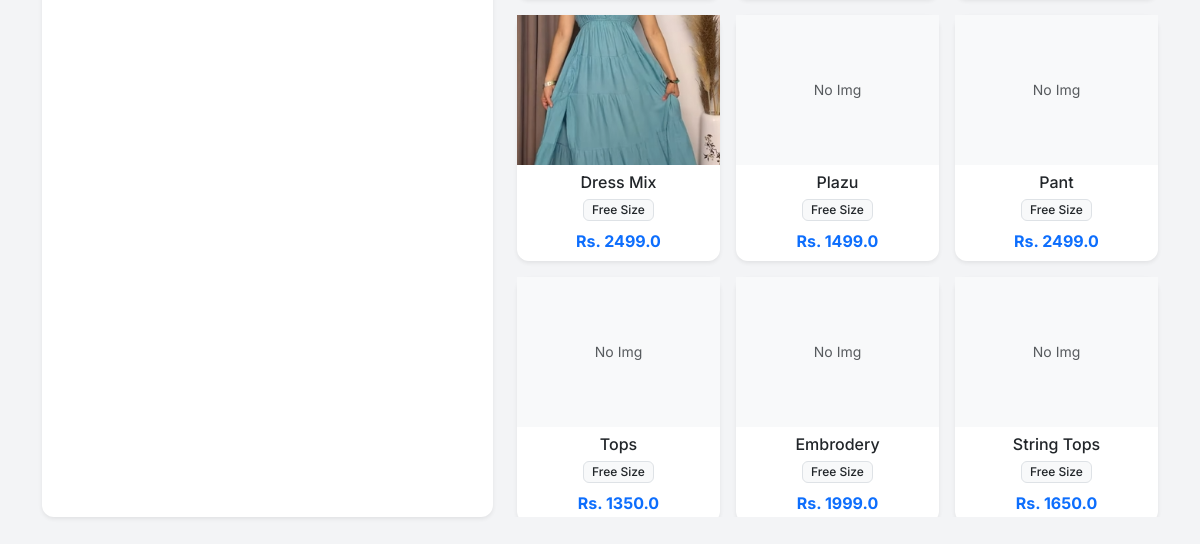
/edit_order/50 (lower part), run on an earlier commit of the app's database.
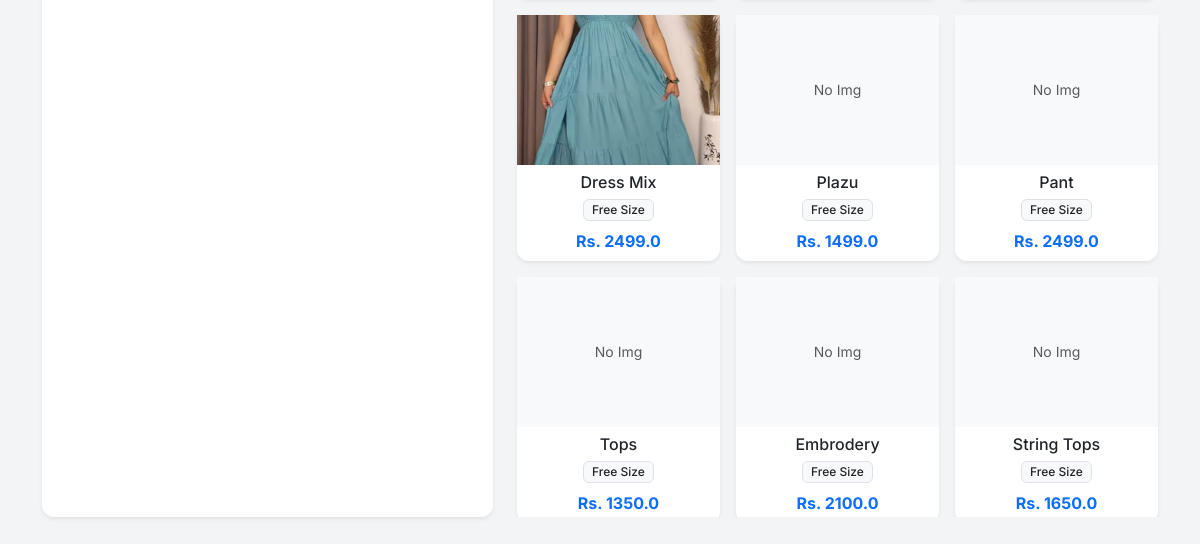
And on a later commit of the database.
### app.py (models this page shows)
class Product(db.Model):
    id = db.Column(db.Integer, primary_key=True)
    sku = db.Column(db.String(50), unique=True, nullable=True)
    name = db.Column(db.String(100), nullable=False)
    size = db.Column(db.String(10), nullable=False)
    cost_price = db.Column(db.Float, default=0.0)
    price = db.Column(db.Float, nullable=False)
    stock = db.Column(db.Integer, default=0)
    image = db.Column(db.String(100), nullable=True)

### app.py (the view)
@app.route('/edit_order/<int:id>')
def edit_order_page(id):
    order = Order.query.get_or_404(id)
    products = Product.query.all()
    return render_template('edit_order.html', order=order, products=products)

### templates/edit_order.html (shortened to what this page needs)
{% extends "layout.html" %}
{% block content %}
<div class="row h-100">
    <div class="col-md-5">
        <div class="card shadow-sm h-100 border-warning">
            <div class="card-body d-flex flex-column">
            </div>
        </div>
    </div>
    <div class="col-md-7">
        <div class="row row-cols-1 row-cols-md-3 g-3" id="productGrid" style="max-height: 80vh; overflow-y: auto;">
            {% for p in products %}
            <div class="col product-card-col" data-name="{{ p.name.lower() }} {{ p.sku.lower() if p.sku else '' }}">
                <div class="card h-100 shadow-sm border-0" onclick="addToCart({{ p.id }}, '{{ p.name }}', '{{ p.size }}', {{ p.price }}, {{ p.stock }})" style="cursor: pointer;">
                    <div style="height: 150px; overflow: hidden; background-color: #f8f9fa;" class="d-flex align-items-center justify-content-center">
                        {% if p.image %}
                        <img src="{{ url_for('static', filename='uploads/' + p.image) }}" style="width: 100%; height: 100%; object-fit: cover;">
                        {% else %}
                        <span class="text-muted small">No Img</span>
                        {% endif %}
                    </div>
                    <div class="card-body p-2 text-center">
                        <h6 class="card-title mb-1 text-truncate">{{ p.name }}</h6>
                        <span class="badge bg-light text-dark border">{{ p.size }}</span>
                        <div class="mt-2 text-primary fw-bold">Rs. {{ p.price }}</div>
                    </div>
                </div>
            </div>
            {% endfor %}
        </div>
    </div>
</div>
{% endblock %}

What changed in the data, as far as the page shows it:
changed Product "Embrodery": price "1999.0" → "2100.0"
